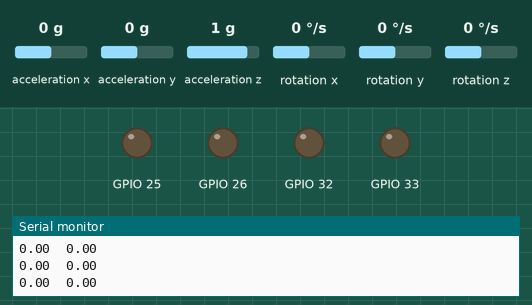
This sketch was run on a simulated ESP32. Parts: output pins drawn as LEDs (lit = HIGH), the last lines printed to the serial monitor. Wiring (inferred from the names in the program): MPU-6050 motion sensor at I2C address 0x68. The inputs (shaded band) are chosen by the test bench; at power-on: rotation y 0 °/s, acceleration x 0 g, acceleration y 0 g, acceleration z 1 g, rotation x 0 °/s, rotation z 0 °/s.

Above: at 15.9 s.
16.0 s: rotation y set to 12 °/s
At 16.47 s:
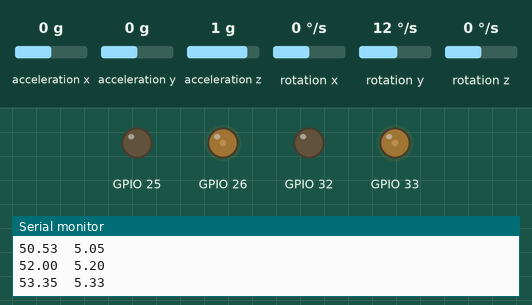
19.0 s: rotation y set to -192 °/s
At 20.4 s:
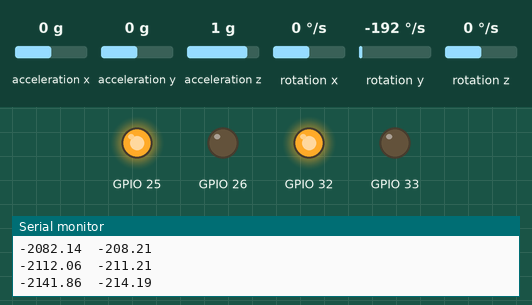
20.7 s: rotation y set to 100 °/s
At 23.5 s:
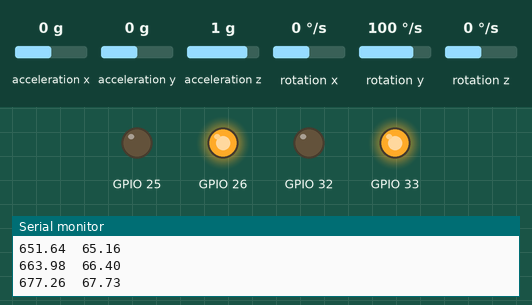
23.7 s: rotation y set to -100 °/s
At 24.63 s:
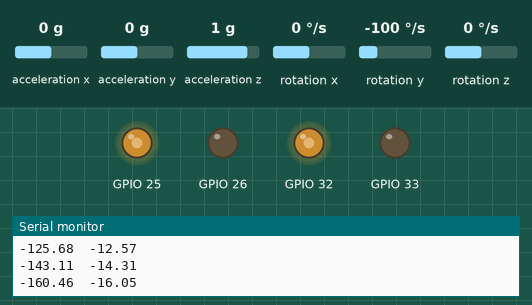
26.2 s: rotation y set to 192 °/s
At 27.9 s:
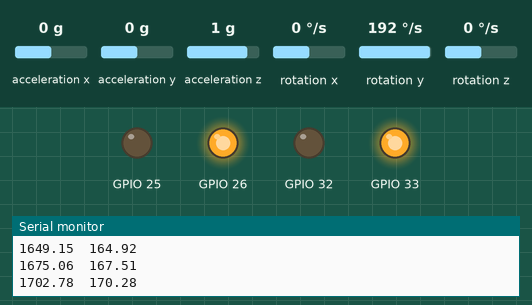
Timing chart, 0 to 29.4 s (numbered marks = the images above; inputs shaded):
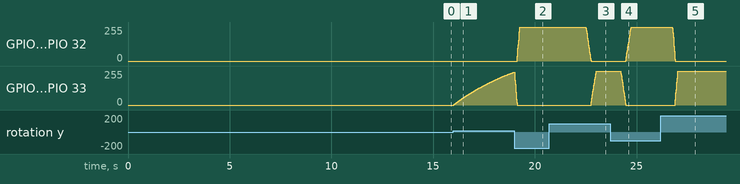

Measured:
- after the input at 16.0 s, GPIO 26, GPIO 33: moves from 0/255 to 247/255 over 3.0 s, starting at once
- after the input at 19.0 s, GPIO 25, GPIO 32: moves from 0/255 to 255/255 over 0.13 s, starting after 0.12 s
- after the input at 20.7 s, GPIO 25, GPIO 32: moves from 255/255 to 0/255 over 0.25 s, starting after 1.8 s; GPIO 26, GPIO 33: moves from 0/255 to 255/255 over 0.27 s, starting after 2.1 s
- after the input at 23.7 s, GPIO 25, GPIO 32: moves from 0/255 to 255/255 over 0.27 s, starting after 0.77 s; GPIO 26, GPIO 33: moves from 255/255 to 0/255 over 0.25 s, starting after 0.52 s
- after the input at 26.2 s, GPIO 25, GPIO 32: moves from 255/255 to 0/255 over 0.13 s, starting after 0.57 s; GPIO 26, GPIO 33: moves from 0/255 to 255/255 over 0.13 s, starting after 0.70 s

The sketch:

main2.ino
```cpp
//momtor_pin ７→３、８→５
//motor pin  3>33>26 5>34>32 6>32>25 9>35>33 aaaa

#include <Wire.h>    //esp32 SDA=21,SCL=22

#define Kp      10
#define Ki      50
#define Kd      0.1

float duty = 0;
float dt, preTime;
float vol;
float P, I, D, preP;
float target;
int c1, c2, s=0;

#define MPU6050_ADDR         0x68 // MPU-6050 device address
#define MPU6050_SMPLRT_DIV   0x19 // MPU-6050 register address
#define MPU6050_CONFIG       0x1a
#define MPU6050_GYRO_CONFIG  0x1b
#define MPU6050_ACCEL_CONFIG 0x1c
#define MPU6050_WHO_AM_I     0x75
#define MPU6050_PWR_MGMT_1   0x6b
double offsetX = 0, offsetY = 0, offsetZ = 0;
double gyro_angle_x = 0, gyro_angle_y = 0, gyro_angle_z = 0;
float angleX, angleY, angleZ;
float interval, preInterval;
float acc_x, acc_y, acc_z, acc_angle_x, acc_angle_y;
float gx, gy, gz, dpsX, dpsY, dpsZ;
float x_kand=0.8;
float y_kand=0.8;
float sc_kand=0.05;
int i1=0, i2=0;

//加速度、ジャイロから角度を計算
void calcRotation(){

  int16_t raw_acc_x, raw_acc_y, raw_acc_z, raw_t, raw_gyro_x, raw_gyro_y, raw_gyro_z ;

  //レジスタアドレス0x3Bから、計14バイト分のデータを出力するようMPU6050へ指示
  Wire.beginTransmission(MPU6050_ADDR);
  Wire.write(0x3B);
  Wire.endTransmission(false);
  Wire.requestFrom(MPU6050_ADDR, 14, true);

  //出力されたデータを読み込み、ビットシフト演算
  raw_acc_x = Wire.read() << 8 | Wire.read();
  raw_acc_y = Wire.read() << 8 | Wire.read();
  raw_acc_z = Wire.read() << 8 | Wire.read();
  raw_t = Wire.read() << 8 | Wire.read();
  raw_gyro_x = Wire.read() << 8 | Wire.read();
  raw_gyro_y = Wire.read() << 8 | Wire.read();
  raw_gyro_z = Wire.read() << 8 | Wire.read();

  dpsX = ((float)raw_gyro_x) / 65.5; // LSB sensitivity: 65.5 LSB/dps @ ±500dps
  dpsY = ((float)raw_gyro_y) / 65.5;
  dpsZ = ((float)raw_gyro_z) / 65.5;

  //前回計算した時から今までの経過時間を算出
  interval = millis() - preInterval;
  preInterval = millis();

  //数値積分
  gyro_angle_x += (dpsX - offsetX) * (interval * 0.001);
  gyro_angle_y += (dpsY - offsetY) * (interval * 0.001);
  gyro_angle_z += (dpsZ - offsetZ) * (interval * 0.001);

  //相補フィルター
  angleX = (0.996 * gyro_angle_x) + (0.004 * acc_angle_x);
  angleY = (0.996 * gyro_angle_y) + (0.004 * acc_angle_y);
  angleZ = gyro_angle_z;
  gyro_angle_x = angleX;
  gyro_angle_y = angleY;
  gyro_angle_z = angleZ;
}

//I2c書き込み
void writeMPU6050(byte reg, byte data) {
  Wire.beginTransmission(MPU6050_ADDR);
  Wire.write(reg);
  Wire.write(data);
  Wire.endTransmission();
}

//i2C読み込み
byte readMPU6050(byte reg) {
  Wire.beginTransmission(MPU6050_ADDR);
  Wire.write(reg);
  Wire.endTransmission(true);
  Wire.requestFrom(MPU6050_ADDR, 1/*length*/);
  byte data =  Wire.read();
  return data;
}

void setup() {
  //Serial2.begin(4800); // ソフトウェアシリアルの初期化
  Serial.begin(9600);

  ledcSetup(0,490,8);
  ledcSetup(1,490,8);
  ledcSetup(2,490,8);
  ledcSetup(3,490,8);

  ledcAttachPin(26,0);
  ledcAttachPin(25,1);
  ledcAttachPin(32,2);
  ledcAttachPin(33,3);

  Wire.begin();
  Wire.beginTransmission(MPU6050_ADDR);
  Wire.write(0x6B); // PWR_MGMT_1 register
  Wire.write(0); // set to zero (wakes up the MPU-6050)
  Wire.endTransmission(true);

  delay(100);

  //正常に接続されているかの確認
  if (readMPU6050(MPU6050_WHO_AM_I) != 0x68) {
    Serial.println("\nWHO_AM_I error.");
    while (true) ;
  }

  //設定を書き込む
  writeMPU6050(MPU6050_SMPLRT_DIV, 0x00);   // sample rate: 8kHz/(7+1) = 1kHz
  writeMPU6050(MPU6050_CONFIG, 0x00);       // disable DLPF, gyro output rate = 8kHz
  writeMPU6050(MPU6050_GYRO_CONFIG, 0x08);  // gyro range: ±500dps
  writeMPU6050(MPU6050_ACCEL_CONFIG, 0x00); // accel range: ±2g
  writeMPU6050(MPU6050_PWR_MGMT_1, 0x01);   // disable sleep mode, PLL with X gyro

  //キャリブレーション
  Serial.print("Calculate Calibration");
  for(int i = 0; i < 3000; i++){

    int16_t raw_acc_x, raw_acc_y, raw_acc_z, raw_t, raw_gyro_x, raw_gyro_y, raw_gyro_z ;

    Wire.beginTransmission(MPU6050_ADDR);
    Wire.write(0x3B);
    Wire.endTransmission(false);
    Wire.requestFrom(MPU6050_ADDR, 14, true);

    raw_acc_x = Wire.read() << 8 | Wire.read();
    raw_acc_y = Wire.read() << 8 | Wire.read();
    raw_acc_z = Wire.read() << 8 | Wire.read();
    raw_t = Wire.read() << 8 | Wire.read();
    raw_gyro_x = Wire.read() << 8 | Wire.read();
    raw_gyro_y = Wire.read() << 8 | Wire.read();
    raw_gyro_z = Wire.read() << 8 | Wire.read();
    dpsX = ((float)raw_gyro_x) / 65.5;
    dpsY = ((float)raw_gyro_y) / 65.5;
    dpsZ = ((float)raw_gyro_z) / 65.5;
    offsetX += dpsX;
    offsetY += dpsY;
    offsetZ += dpsZ;
    if(i % 1000 == 0){
      Serial.print(".");
    }
  }
  Serial.println();

  offsetX /= 3000;
  offsetY /= 3000;
  offsetZ /= 3000;

  Serial.print("offsetX : ");
  Serial.println(offsetX);
  Serial.print("offsetY : ");
  Serial.println(offsetY);
  Serial.print("offsetZ : ");
  Serial.println(offsetZ);

  calcRotation();
  target=angleY;          //最初の角度保存
  preTime = micros();

  delay(10000);
}

void loop() {
  calcRotation();

  dt = (micros() - preTime) / 1000000;
  preTime = micros();
  P  = angleY - target;
  //I += P * dt;
  //D  = (P - preP) / dt;
  duty = Kp * P ; //+ Ki * I + Kd * D
  Serial.print(duty);
  Serial.print("  ");
  if(duty==0){
      ledcWrite(2,0);
      ledcWrite(3,0);
      ledcWrite(0,0);
      ledcWrite(1,0);
  }
  else if(duty<0){         //その差の分だけ回転させる s=モーターの回転量
      duty=-duty;
      ledcWrite(2,duty);
      ledcWrite(3,0);
      ledcWrite(0,0);
      ledcWrite(1,duty);
  }
  else if(duty>0){
      ledcWrite(2,0);
      ledcWrite(3,duty);
      ledcWrite(0,duty);
      ledcWrite(1,0);
  }
  preP = P;
  Serial.println(angleY);
}
```
